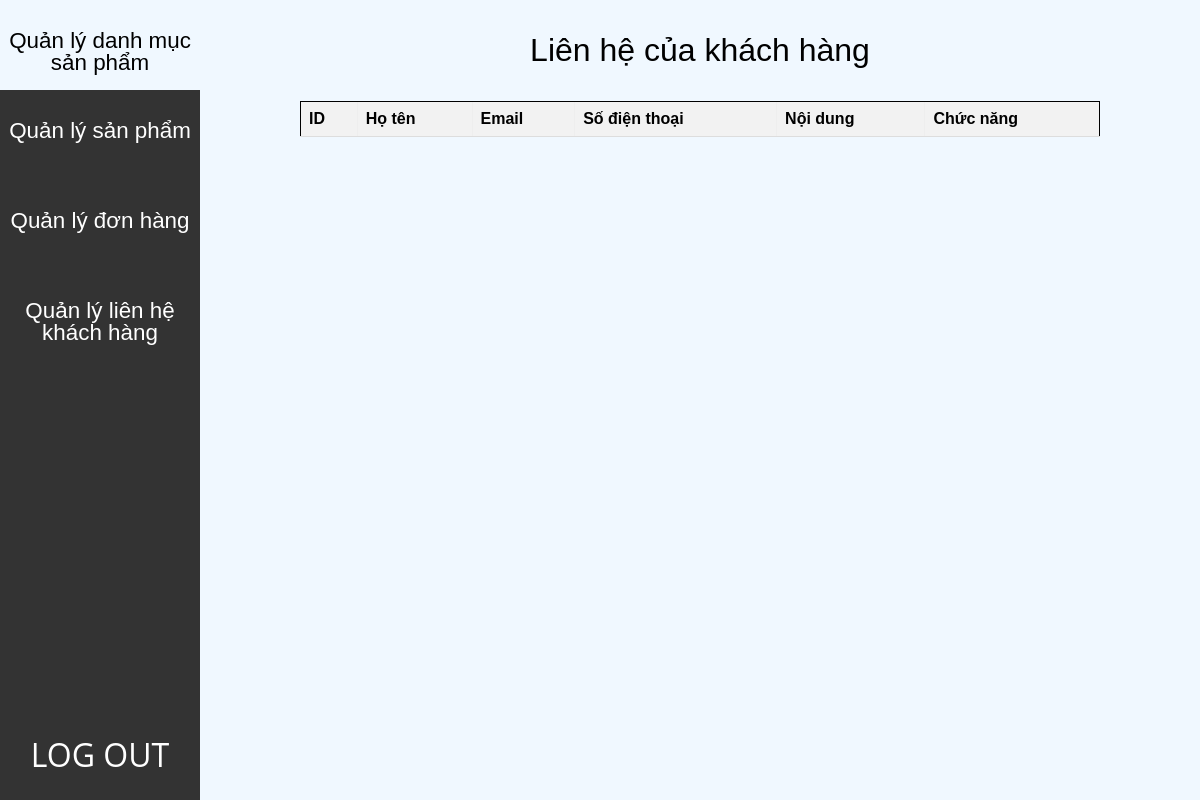
/admin/index.php?action=quanlylienhe&query=lietke, run on an earlier commit of the app's database.
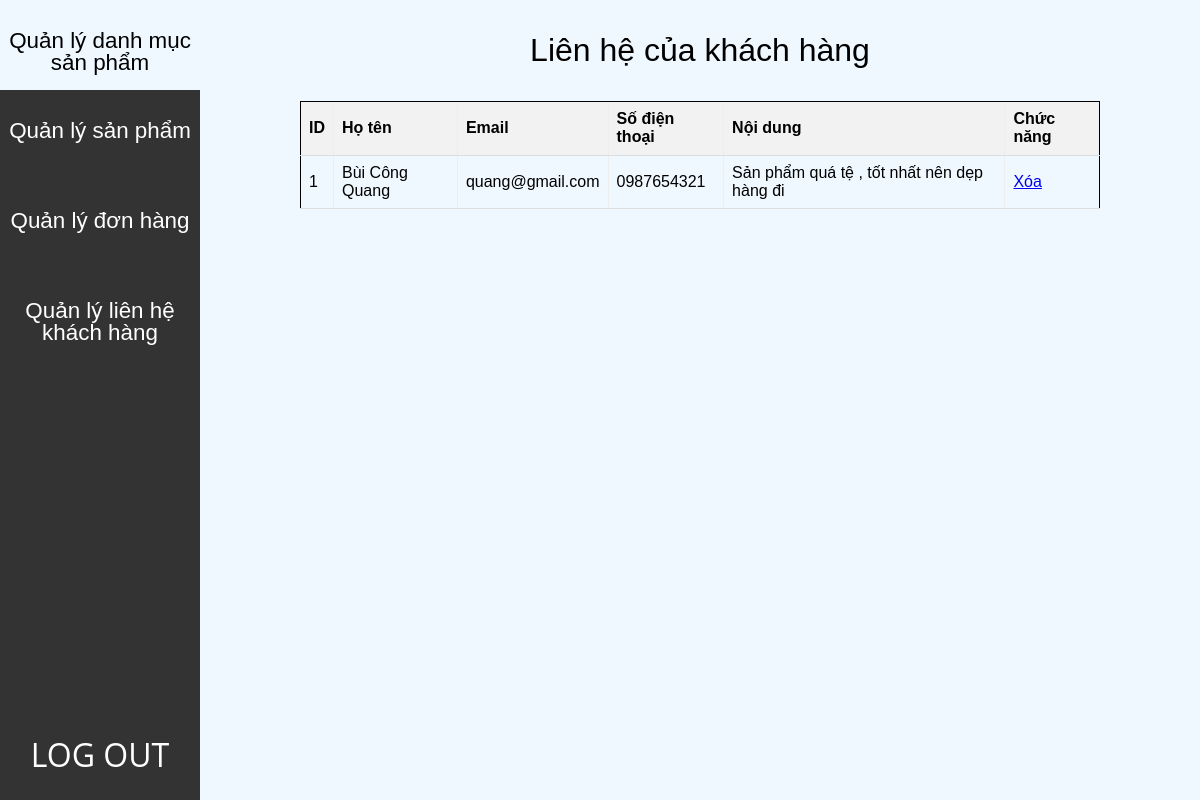
And on a later commit of the database.
### tables this page shows
CREATE TABLE `lienhe` (
  `id` int(11) NOT NULL,
  `hoten` varchar(100) NOT NULL,
  `email` varchar(100) NOT NULL,
  `sodienthoai` varchar(50) NOT NULL,
  `noidung` text NOT NULL
);

### admin/models/quanlylienhe/lietke.php (the view)
<?php
    $sql = "select * from lienhe";
    $query = mysqli_query($connect,$sql);
?>
<div class="table-container">
    <p class="title">Liên hệ của khách hàng</p>
    <table class="table-controllers" border = "1" >
        <form action="models/quanlydanhmuc/xuly.php" method="POST">
            <tr>
                <th>ID</th>
                <th>Họ tên</th>
                <th>Email</th>
                <th>Số điện thoại</th>
                <th>Nội dung</th>
                <th>Chức năng</th>
            </tr>
            <?php
            $i = 0;
            while($row = mysqli_fetch_array($query)){
                $i++;
            ?>
                <tr>
                    <td><?php echo $i?></td>
                    <td><?php echo $row['hoten']?></td>
                    <td><?php echo $row['email']?></td>
                    <td><?php echo $row['sodienthoai']?></td>
                    <td><?php echo $row['noidung']?></td>
                    <td>
                        <a href="models/quanlylienhe/xuly.php?id=<?php echo $row['id']?>">Xóa</a>
                    </td>
                </tr>
            <?php
            }
            ?>
        </form>
    </table>
</div>

### admin/layouts/menu.php
<ul class="admin-list">
    <li class="admin-list-item"><a class="admin-list-item__link" href="index.php?action=quanlydanhmucsanpham&query=them">Quản lý danh mục sản phẩm</a></li>
    <li class="admin-list-item"><a class="admin-list-item__link" href="index.php?action=quanlysanpham&query=them">Quản lý sản phẩm</a></li>
    <li class="admin-list-item"><a class="admin-list-item__link" href="index.php?action=quanlydonhang&query=lietke">Quản lý đơn hàng</a></li>
    <li class="admin-list-item"><a class="admin-list-item__link" href="index.php?action=quanlylienhe&query=lietke">Quản lý liên hệ khách hàng</a></li>
</ul>

What changed in the data, as far as the page shows it:
added lienhe: hoten "Bùi Công Quang", email "quang@gmail.com", sodienthoai "0987654321", noidung "Sản phẩm quá tệ , tốt nhất nên dẹp hàng đi"
